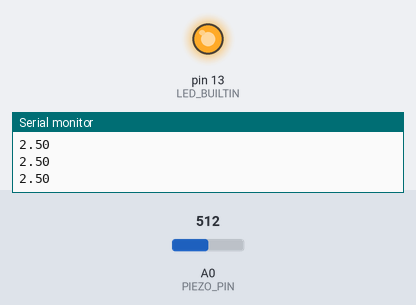
The sketch below on a simulated Arduino Uno, built with avr-gcc and run on an emulated ATmega328P. On the bench: output pins drawn as LEDs (lit = HIGH), the last lines printed to the serial monitor. The test bench sets the inputs (shaded band); at power-on: A0 (PIEZO_PIN) = 512.

Above: at 0.96 s.
1.3 s: A0 (PIEZO_PIN) set to 212
4.3 s: A0 (PIEZO_PIN) set to 197
At 4.6 s:
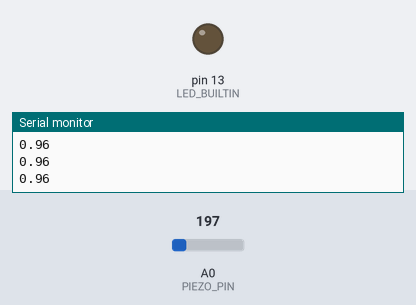
5.8 s: A0 (PIEZO_PIN) set to 306
At 6.35 s:
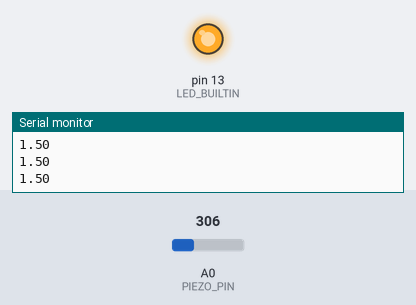
8.8 s: A0 (PIEZO_PIN) set to 122
At 9.2 s:
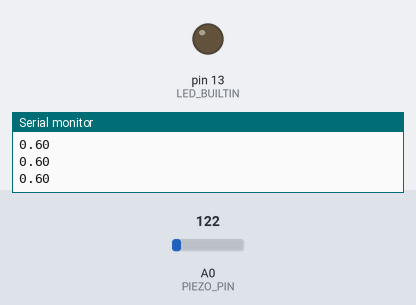
Timing chart, 0 to 11.3 s (numbered marks = the images above; inputs shaded):
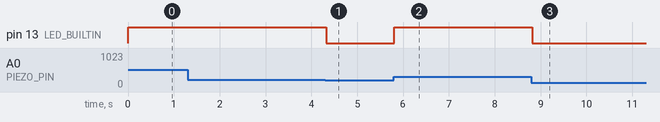

Measured:
- the behaviour switches between 205 and 204 on A0 (PIEZO_PIN) (found by bisection; images 0 and 1)
- after the input at 4.3 s, pin 13 (LED_BUILTIN): HIGH → LOW at once
- after the input at 5.8 s, pin 13 (LED_BUILTIN): LOW → HIGH at once
- after the input at 8.8 s, pin 13 (LED_BUILTIN): HIGH → LOW at once

The sketch:

PiezoMonitor.ino
```cpp
/******************************************************************************
Piezo_Vibration_Sensor.ino
Example sketch for SparkFun's Piezo Vibration Sensor
  (https://www.sparkfun.com/products/9197)
Jim Lindblom @ SparkFun Electronics
April 29, 2016

- Connect a 1Mohm resistor across the Piezo sensor's pins.
- Connect one leg of the Piezo to GND
- Connect the other leg of the piezo to A0

Vibrations on the Piezo sensor create voltags, which are sensed by the Arduino's
A0 pin. Check the serial monitor to view the voltage generated.

Development environment specifics:
Arduino 1.6.7
******************************************************************************/
const int PIEZO_PIN = A0; // Piezo output

const int maxTimeout = 10;
int count = 0;
int light = 0;

void setup()
{
  //USB Serial
  Serial.begin(9600);
  pinMode(LED_BUILTIN, OUTPUT);
}

void loop()
{
  int piezoADC = analogRead(PIEZO_PIN);

  // Read Piezo ADC value in, and convert it to a voltage
  float piezoV = piezoADC / 1023.0 * 5.0;

  if (piezoV > 1 && light == 0) {
      digitalWrite(LED_BUILTIN, HIGH);
      light = 1;
  }

  if (light == 1 && count < maxTimeout) {
    count ++;
  }
  else {
    light = 0;
    count = 0;
    digitalWrite(LED_BUILTIN, LOW);
  }

  Serial.println(piezoV); // Print the voltage.

  /*Serial.print(",");
  Serial.println(average);*/
}
```
